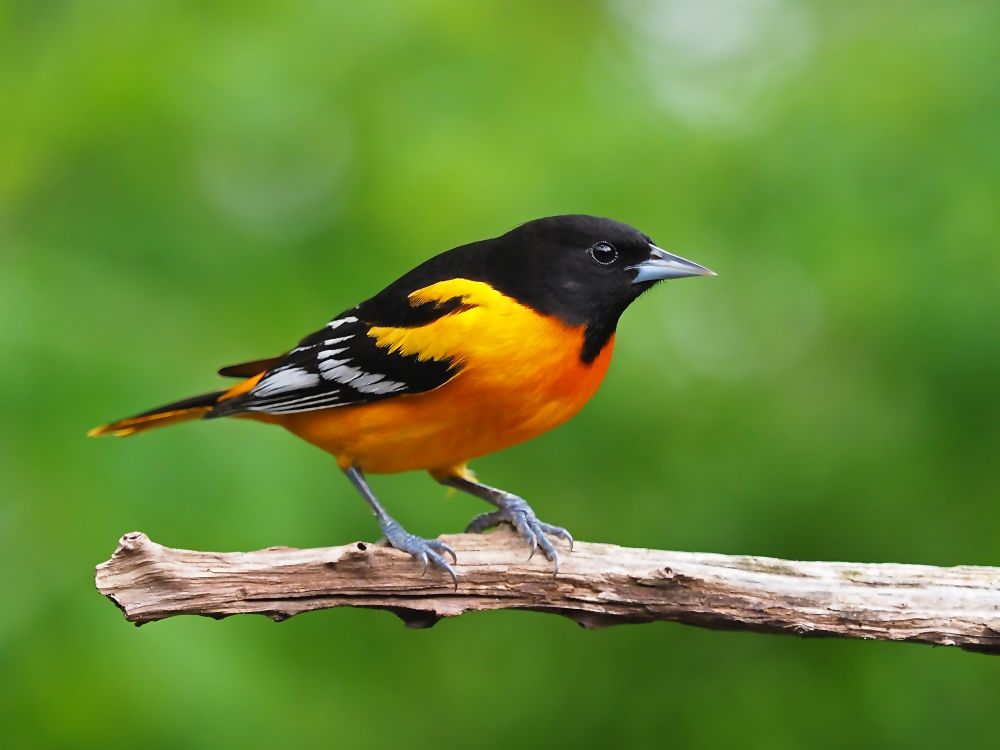
#> input picture 2174802010498-Nguyễn Hoàng Vương-Thi cuối kì/bird_bilateral.jpg, 2000 x 1500 px, given in place of bird.png, which was not available (shown at 1/2 size)
$ jupyter execute 'De 2.IPYNB'   (text cells are left out)
#> lines starting #> are read from the running program, lines starting #| are printed output that depends on the picture; after the words box and inside, x2 and y2 are one past the last pixel; in counts of white or black regions, pixels touching at a corner belong together; pictures that were not available may be replaced by others from this repository, and a replacement may not be noted
[cell 1]
import cv2
import numpy as np


image_name = "bird.png"
img = cv2.imread(image_name)
#> img is the input picture: shape (1500, 2000, 3); mean B, G, R 53.1, 137.5, 103

bilateral = cv2.bilateralFilter(img, d=9, sigmaColor=75, sigmaSpace=75)
cv2.imwrite(f"{image_name.split('.')[0]}_bilateral.jpg", bilateral)
edges = cv2.Canny(img, threshold1=100, threshold2=200)
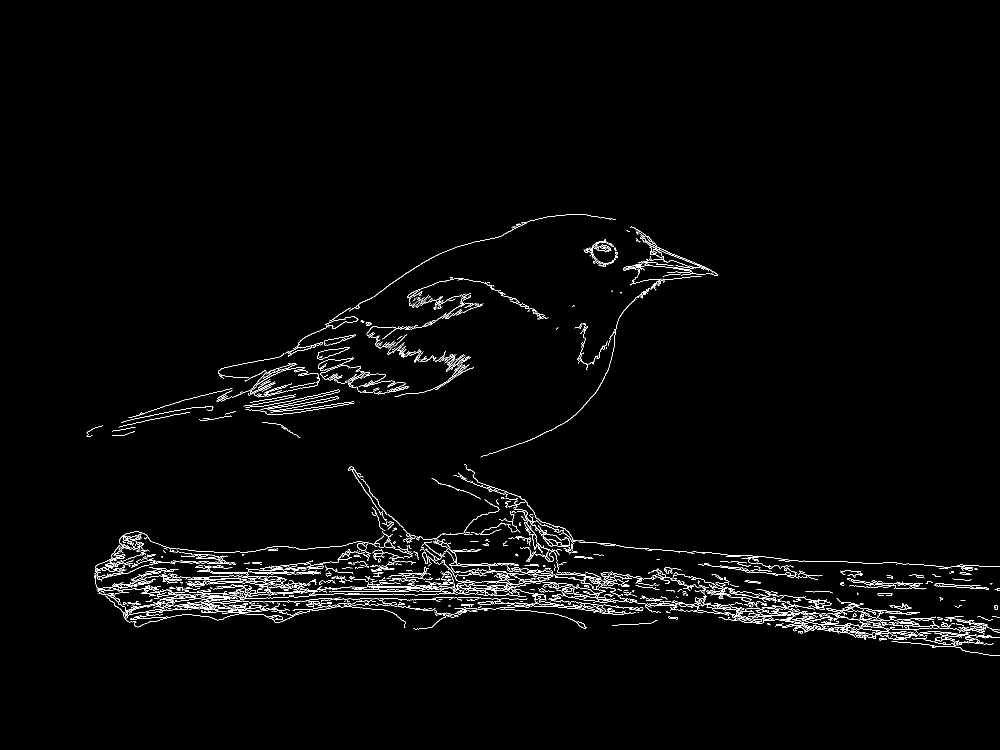
#> edges: shape (1500, 2000) (shown at 1/2 size); 1.8% white in thin lines or dots, all inside (x1, y1, x2, y2) = (173, 428, 2000, 1312)
cv2.imwrite(f"{image_name.split('.')[0]}_canny.jpg", edges)
swapped = img.copy()
swapped = img[:, :, [0, 2, 1]]
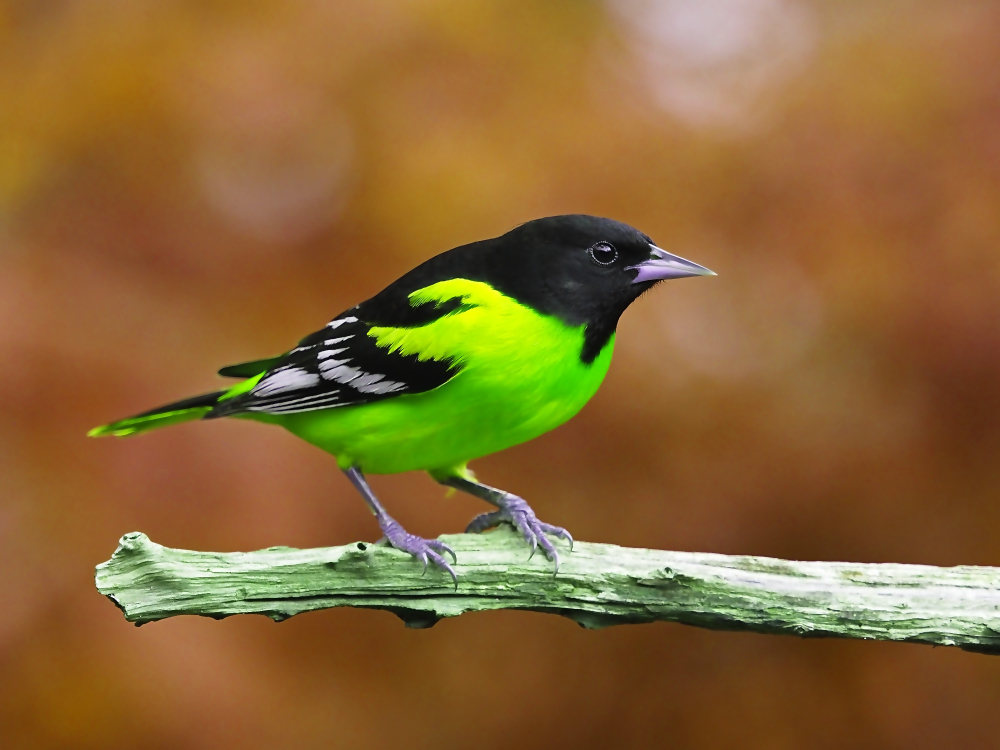
#> swapped: shape (1500, 2000, 3) (shown at 1/2 size); mean B, G, R 53.1, 103, 137.5
cv2.imwrite(f"{image_name.split('.')[0]}_swapped.jpg", swapped)
ycrcb = cv2.cvtColor(img, cv2.COLOR_BGR2YCrCb)
#> ycrcb: shape (1500, 2000, 3); mean of channels 0, 1, 2 117.6, 117.6, 91.6
Y, Cr, Cb = cv2.split(ycrcb)
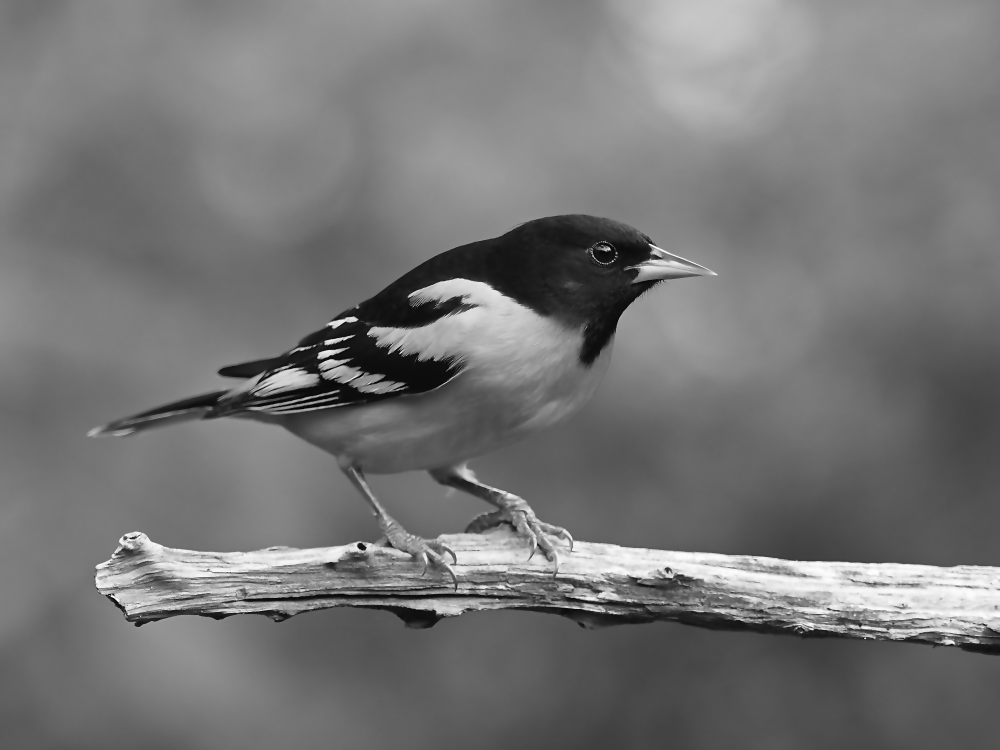
#> Y: shape (1500, 2000) (shown at 1/2 size); min 0, max 255, mean 117.6
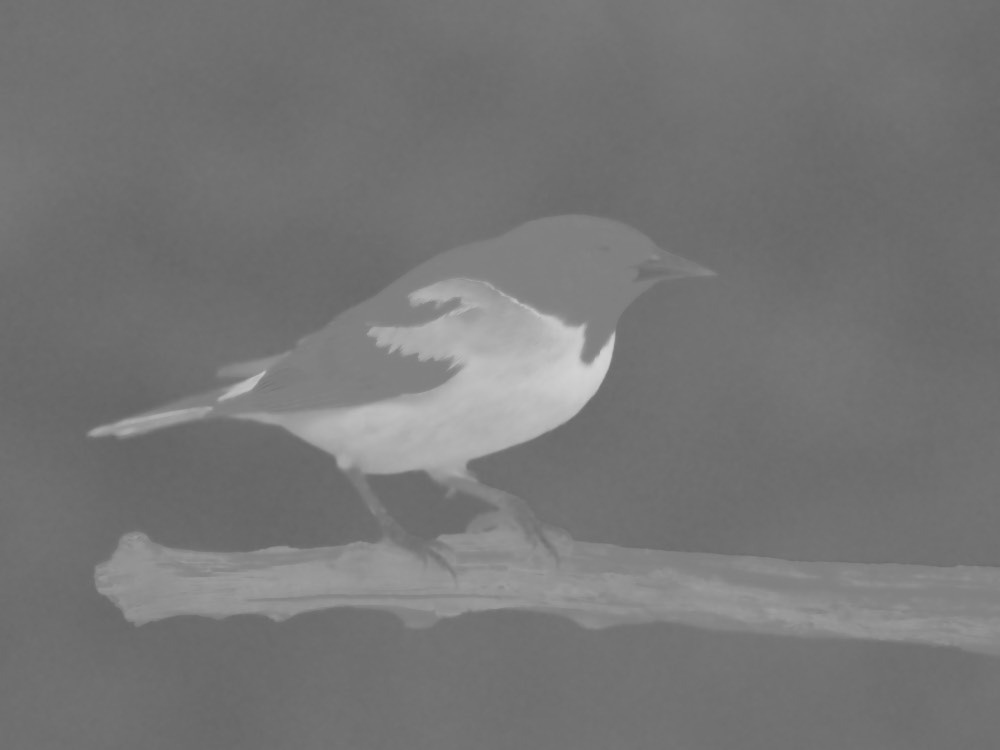
#> Cr: shape (1500, 2000) (shown at 1/2 size); min 100, max 212, mean 117.6
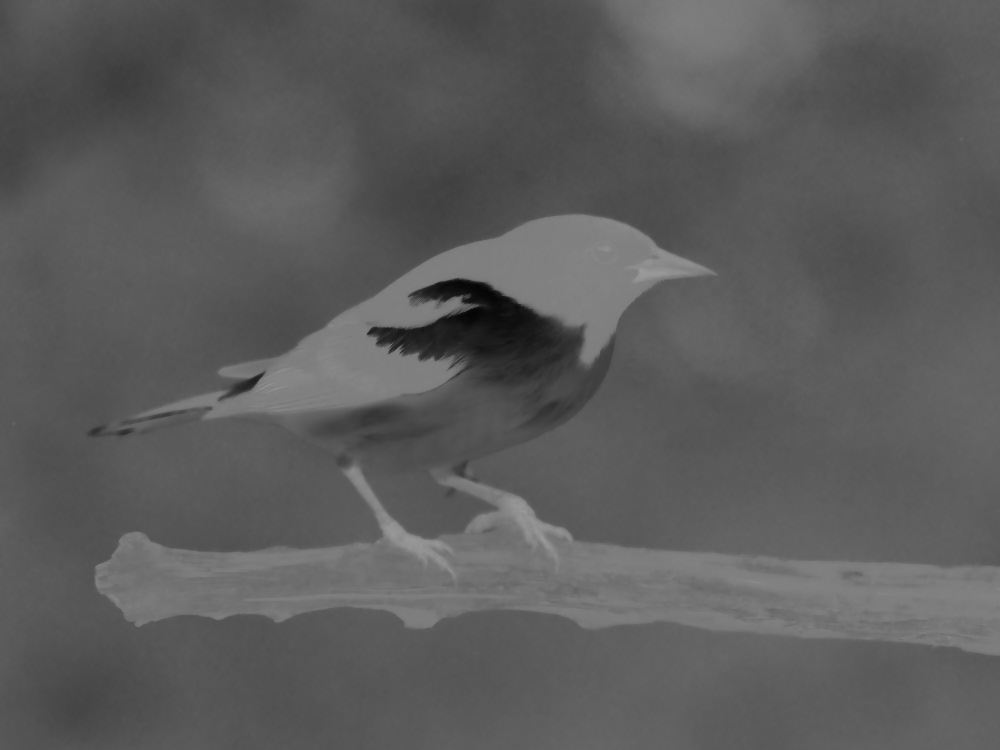
#> Cb: shape (1500, 2000) (shown at 1/2 size); min 4, max 155, mean 91.6
cv2.imwrite(f"{image_name.split('.')[0]}_Y.jpg", Y)
cv2.imwrite(f"{image_name.split('.')[0]}_Cr.jpg", Cr)
cv2.imwrite(f"{image_name.split('.')[0]}_Cb.jpg", Cb)
#> Out = True

[cell 2]
import cv2
import os
import random
def zoom_image(img, scale=1.5):
    h, w = img.shape[:2]
    return cv2.resize(img, (int(w * scale), int(h * scale)))

# [6 lines left out: function rotate_image, not called in this run]

def flip_horizontal(img):
    return cv2.flip(img, 1)

def flip_vertical(img):
    return cv2.flip(img, 0)

# [11 lines left out: functions crop_random, add_padding, not called in this run]

def print_menu():
    print("Z - Zoom")
    print("T - Rotate")
    print("H - Flip Horizontal")
    print("V - Flip Vertical")
    print("C - Crop")
    print("P - Padding")
    print("Q - Thoát chương trình")

# [27 lines left out: functions get_method_name, apply_operation, not called in this run]

folder_path = "New folder"
image_files = [os.path.join(folder_path, f) for f in os.listdir(folder_path)
               if f.lower().endswith(('.jpg', '.jpeg', '.png'))]
selected_imgs = image_files[:3]

print(" Danh sách ảnh trong thư mục:")
for idx, fname in enumerate(selected_imgs):
    print(f"{idx+1}. {os.path.basename(fname)}")


while True:
    print_menu()
    key = input(" Nhập lựa chọn (Z/T/H/V/C/P/Q): ").strip().upper()

    if key == "Q":
        print(" Kết thúc chương trình.")
        break

    method = get_method_name(key)

    for path in selected_imgs:
        img = cv2.imread(path)
        if img is None:
            print(f" Không đọc được ảnh: {path}")
            continue

        processed = apply_operation(img, key)

        base = os.path.basename(path)
        name, _ = os.path.splitext(base)
        output_name = f"result_{method}_{name}.jpg"
        output_path = os.path.join(folder_path, output_name)

        cv2.imwrite(output_path, processed)
        print(f"Đã lưu ảnh: {output_path}")
